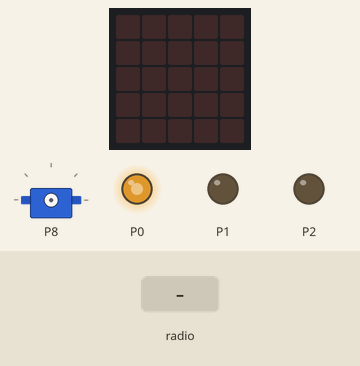
A program run on a simulated BBC micro:bit (MakeCode). On the bench: the board's 5×5 LED display, servo, output pins drawn as LEDs (lit = HIGH). The test bench sets the inputs (shaded band). Pins used as bus, display or sensor lines are not drawn.

Above: at 1.2 s.
1.3 s: radio message "A" arrives
At 3.1 s:
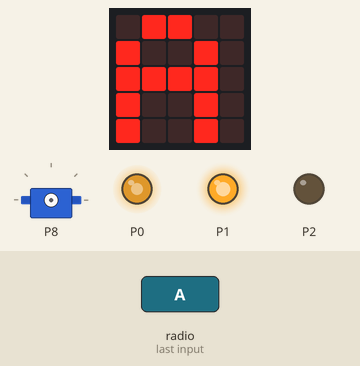
3.5 s: radio message "B" arrives
At 4.8 s:
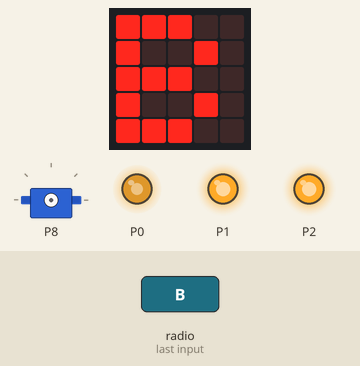
5.7 s: radio message "A" arrives
At 6.3 s:
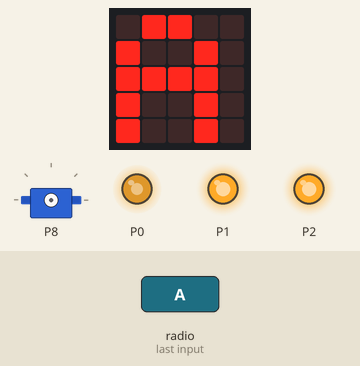
7.9 s: radio message "x=1" arrives
9.4 s: radio message "B" arrives
At 10.0 s:
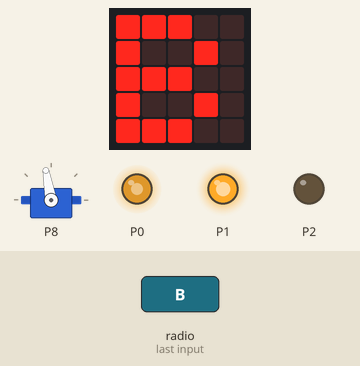
Timing chart, 0 to 12.4 s (numbered marks = the images above; inputs shaded):
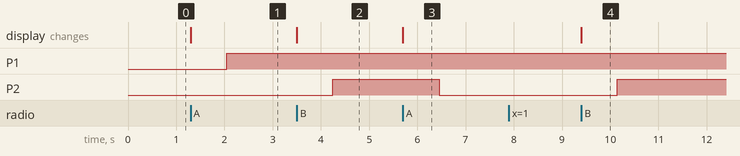

Measured:
- after the input at 1.3 s, P1: LOW → HIGH after 0.75 s; the display: changes at once (image 1)
- after the input at 3.5 s, P2: LOW → HIGH after 0.75 s; the display: changes at once (image 2)
- after the input at 5.7 s, P2: HIGH → LOW after 0.75 s; the display: changes at once (image 3)
- after the input at 9.4 s, P2: LOW → HIGH after 0.75 s; the display: changes at once (image 4)

The program:

main.ts
```typescript
radio.onReceivedString(function (receivedString) {
    if (receivedString == "A") {
        start = 1
        basic.showString("A")
        pins.digitalWritePin(DigitalPin.P1, 1)
        pins.digitalWritePin(DigitalPin.P2, 0)
        pins.analogWritePin(AnalogPin.P0, speed)
    }
    if (receivedString == "B") {
        start = 0
        basic.showString("B")
        pins.digitalWritePin(DigitalPin.P1, 1)
        pins.digitalWritePin(DigitalPin.P2, 1)
        pins.analogWritePin(AnalogPin.P0, 0)
    }
})
radio.onReceivedValue(function (name, value) {
    if (start == 1) {
        if (name == "x") {
            angle = right_angle + pins.map(
            value,
            -1024,
            1023,
            0 - angle_range,
            angle_range
            )
            pins.servoWritePin(AnalogPin.P8, angle)
        }
        if (name == "y") {
            speed = pins.map(
            value,
            -1024,
            1023,
            min_speed,
            1000
            )
            pins.analogWritePin(AnalogPin.P0, speed)
        }
    }
})
let speed = 0
let min_speed = 0
let angle = 0
let angle_range = 0
let right_angle = 0
let start = 0
radio.setGroup(1)
start = 0
right_angle = 100
angle_range = 37
angle = right_angle
min_speed = 450
speed = 500 + min_speed / 2
pins.digitalWritePin(DigitalPin.P1, 0)
pins.digitalWritePin(DigitalPin.P2, 0)
pins.analogWritePin(AnalogPin.P0, speed)
```

test.ts
```typescript
// テストはここに来ます。このパッケージが拡張機能として使用されるときにはコンパイルされません。
```
